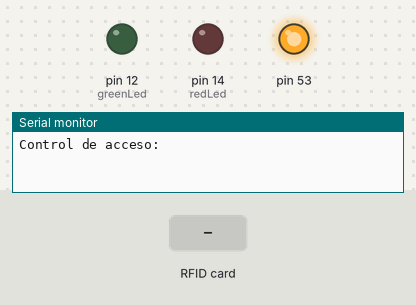
The sketch below on a simulated Arduino Mega 2560, built with avr-gcc and run on an emulated ATmega2560. Parts: output pins drawn as LEDs (lit = HIGH), the last lines printed to the serial monitor. The test bench sets the inputs (shaded band).

Above: at 1.2 s.
1.3 s: RFID card 2D 6D FC B8 held to the reader
At 2.4 s:
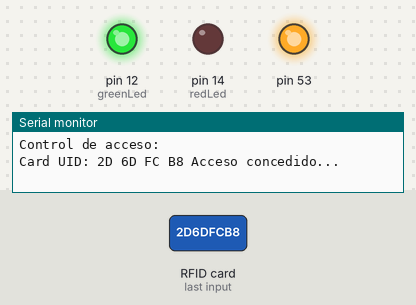
4.3 s: RFID card 5E 7A 19 C4 held to the reader
At 4.9 s:
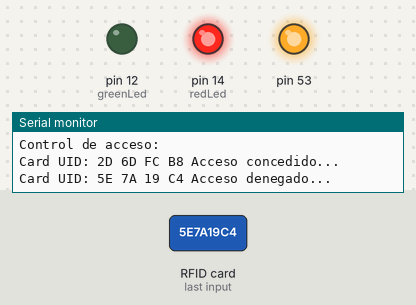
7.3 s: RFID card C1 2F D6 0E held to the reader
At 8.5 s:
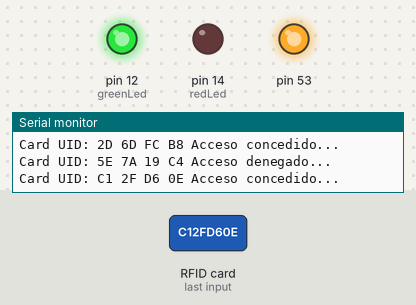
Timing chart, 0 to 10.3 s (numbered marks = the images above; inputs shaded):
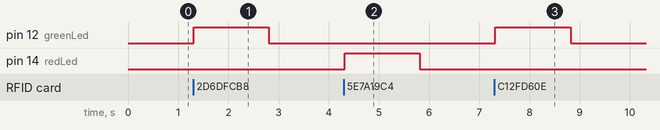

The sketch:

Practica03_Arias_Sofia.ino
```cpp
//3.5
#include <SPI.h>
#include <MFRC522.h>
#define RST_PIN 22 //Pin 22 para el reset del RC522
#define SS_PIN 21 //Pin 21 para el SS (SDA) del RC522
#define greenLed 12
#define redLed 14
MFRC522 mfrc522(SS_PIN, RST_PIN); ///Creamos el objeto para el RC522
void setup() {
Serial.begin(9600); //Iniciamos La comunicacion serial
SPI.begin(); //Iniciamos el Bus SPI
mfrc522.PCD_Init(); // Iniciamos el MFRC522
Serial.println("Control de acceso:");
pinMode(greenLed, OUTPUT);
pinMode(redLed, OUTPUT);
}
byte ActualUID[4]; //almacenará el código del Tag leído
byte Usuario1[4]= {0x2D, 0x6D, 0xFC, 0xB8} ; //código del usuario 1 (CRED ITESO)
byte Usuario2[4]= {0xC1, 0x2F, 0xD6, 0x0E} ; //código del usuario 2

void loop() {
// Revisamos si hay nuevas tarjetas presentes
if ( mfrc522.PICC_IsNewCardPresent())
{
//Seleccionamos una tarjeta
if ( mfrc522.PICC_ReadCardSerial())
{
// Enviamos serialemente su UID
Serial.print(F("Card UID:"));
for (byte i = 0; i < mfrc522.uid.size; i++) {
Serial.print(mfrc522.uid.uidByte[i] < 0x10 ? " 0" : " ");
Serial.print(mfrc522.uid.uidByte[i], HEX);
ActualUID[i]=mfrc522.uid.uidByte[i];
}
Serial.print(" ");
//comparamos los UID para determinar si es uno de nuestros usuarios
if(compareArray(ActualUID,Usuario1)) {
Serial.println("Acceso concedido...");
digitalWrite(greenLed, HIGH);
delay(1500);
digitalWrite(greenLed, LOW);
}
else if(compareArray(ActualUID,Usuario2)) {
Serial.println("Acceso concedido...");
digitalWrite(greenLed, HIGH);
delay(1500);
digitalWrite(greenLed, LOW);
}
else {
Serial.println("Acceso denegado...");
digitalWrite(redLed, HIGH);
delay(1500);
digitalWrite(redLed, LOW);
}
// Terminamos la lectura de la tarjeta tarjeta actual
mfrc522.PICC_HaltA();
}
}
}

//Función para comparar dos vectores
boolean compareArray(byte array1[],byte array2[]){
if(array1[0] != array2[0])return(false);
if(array1[1] != array2[1])return(false);
if(array1[2] != array2[2])return(false);
if(array1[3] != array2[3])return(false);
return(true);
}

//3.4
/*
#include <SPI.h>
#include <MFRC522.h>
#define RST_PIN 22 //Pin 22 para el reset del RC522
#define SS_PIN 21 //Pin 21 para el SS (SDA) del RC522
MFRC522 mfrc522(SS_PIN, RST_PIN); //Creamos el objeto para el RC522
void setup() {
Serial.begin(9600); //Iniciamos la comunicación serial
SPI.begin(); //Iniciamos el Bus SPI
mfrc522.PCD_Init(); // Iniciamos el MFRC522
Serial.println("Lectura del UID");
}
void loop() {
delay(500);
// Revisamos si hay nuevas tarjetas presentes
// Look for new cards
if ( mfrc522.PICC_IsNewCardPresent())
{
delay(50);
//Seleccionamos una tarjeta
if ( mfrc522.PICC_ReadCardSerial())
{
Serial.println("Present");
// Enviamos serialemente su UID
Serial.println("Card UID:");
for (byte i = 0; i < mfrc522.uid.size; i++) {
Serial.print(mfrc522.uid.uidByte[i] < 0x10 ? " 0" : " ");
Serial.print(mfrc522.uid.uidByte[i], HEX);
}
Serial.println();
// Terminamos la lectura de la tarjeta actual
mfrc522.PICC_HaltA();
}
} else Serial.println("No card... waiting for one");
}
*/

//3.3
/*
// Mi medidor de Distancia
const int trigPin = 5;
const int echoPin = 18;

// define sound speed in cm/uS
#define SOUND_SPEED 0.034
#define CM_TO_INCH 0.393701

long duration;
float distanceCm;
float distanceInch;

void setup()
{
    Serial.begin(115200);     // Starts the serial communication
    pinMode(trigPin, OUTPUT); // Sets the trigPin as an Output
    pinMode(echoPin, INPUT);  // Sets the echoPin as an Input
}

void loop()
{
    // Clears the trigPin
    digitalWrite(trigPin, LOW);
    delayMicroseconds(2);

    // Sets the trigPin on HIGH state for 10 micro seconds
    digitalWrite(trigPin, HIGH);
    delayMicroseconds(10);
    digitalWrite(trigPin, LOW);

    // Reads the echoPin, returns the sound wave travel time in microseconds
    duration = pulseIn(echoPin, HIGH);

    // Calculate the distance
    distanceCm = duration * SOUND_SPEED / 2;

    // Convert to inches
    distanceInch = distanceCm * CM_TO_INCH;

    // Prints the distance in the Serial Monitor

    Serial.println("---------------------------");
    Serial.print("Distance (cm): ");
    Serial.println(distanceCm);
    Serial.println("---------------------------");
    Serial.print("Distance (inch): ");
    Serial.println(distanceInch);
    Serial.println("---------------------------");

    delay(1000);
}

*/

//3.2
/*
#include "DHT.h"
DHT dht2(2,DHT11);
void setup()
{
Serial.begin(9600);
delay(2000); //agregar al código de easycoding.tn
dht2.begin(); //agregar al código de easycoding.tn
}

void loop()
{
Serial.println("Temperatura en el sensor");
Serial.println((dht2.readTemperature( )));
Serial.println("Humedad en el sensor");
Serial.println((dht2.readHumidity()));
delay(5000);
}
*/
```

Measured:
- after the input at 1.3 s, pin 12 (greenLed): LOW → HIGH at once, → LOW 1.5 s later
- after the input at 4.3 s, pin 14 (redLed): LOW → HIGH at once, → LOW 1.5 s later
- after the input at 7.3 s, pin 12 (greenLed): LOW → HIGH at once, → LOW 1.5 s later
